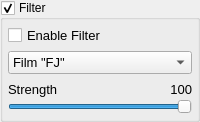
            <widget class="QGroupBox" name="groupBoxFilter">
             <property name="title">
              <string>Filter</string>
             </property>
             <property name="checkable">
              <bool>true</bool>
             </property>
             <layout class="QGridLayout" name="gridLayout_23">
              <property name="leftMargin">
               <number>5</number>
              </property>
              <property name="topMargin">
               <number>5</number>
              </property>
              <property name="rightMargin">
               <number>5</number>
              </property>
              <property name="bottomMargin">
               <number>5</number>
              </property>
              <item row="0" column="0">
               <widget class="QFrame" name="frameFilter">
                <layout class="QVBoxLayout" name="verticalLayout_8">
                 <property name="spacing">
                  <number>5</number>
                 </property>
                 <property name="leftMargin">
                  <number>0</number>
                 </property>
                 <property name="topMargin">
                  <number>0</number>
                 </property>
                 <property name="rightMargin">
                  <number>0</number>
                 </property>
                 <property name="bottomMargin">
                  <number>0</number>
                 </property>
                 <item>
                  <widget class="QCheckBox" name="checkBoxFilterEnable">
                   <property name="font">
                    <font>
                     <pointsize>10</pointsize>
                    </font>
                   </property>
                   <property name="text">
                    <string>Enable Filter</string>
                   </property>
                  </widget>
                 </item>
                 <item>
                  <widget class="QComboBox" name="comboBoxFilterName">
                   <property name="enabled">
                    <bool>true</bool>
                   </property>
                   <property name="font">
                    <font>
                     <pointsize>10</pointsize>
                    </font>
                   </property>
                   <item>
                    <property name="text">
                     <string>Film &quot;FJ&quot;</string>
                    </property>
                   </item>
                   <item>
                    <property name="text">
                     <string>Film &quot;Vis3&quot;</string>
                    </property>
                   </item>
                   <item>
                    <property name="text">
                     <string>Film &quot;P400&quot;</string>
                    </property>
                   </item>
                   <item>
                    <property name="text">
                     <string>Film &quot;E100&quot;</string>
                    </property>
                   </item>
                   <item>
                    <property name="text">
                     <string>Toy Camera</string>
                    </property>
                   </item>
                   <item>
                    <property name="text">
                     <string>Sepia Tone</string>
                    </property>
                   </item>
                  </widget>
                 </item>
                 <item>
                  <layout class="QGridLayout" name="gridLayout_22">
                   <property name="spacing">
                    <number>0</number>
                   </property>
                   <item row="0" column="0">
                    <widget class="QLabel" name="label_FilterStrengthText">
                     <property name="font">
                      <font>
                       <pointsize>10</pointsize>
                      </font>
                     </property>
                     <property name="text">
                      <string>Strength</string>
                     </property>
                    </widget>
                   </item>
                   <item row="0" column="1">
                    <spacer name="horizontalSpacer_15">
                     <property name="orientation">
                      <enum>Qt::Horizontal</enum>
                     </property>
                     <property name="sizeType">
                      <enum>QSizePolicy::Maximum</enum>
                     </property>
                     <property name="sizeHint" stdset="0">
                      <size>
                       <width>40</width>
                       <height>20</height>
                      </size>
                     </property>
                    </spacer>
                   </item>
                   <item row="0" column="2">
                    <widget class="DoubleClickLabel" name="label_FilterStrengthVal">
                     <property name="font">
                      <font>
                       <pointsize>10</pointsize>
                      </font>
                     </property>
                     <property name="contextMenuPolicy">
                      <enum>Qt::CustomContextMenu</enum>
                     </property>
                     <property name="layoutDirection">
                      <enum>Qt::RightToLeft</enum>
                     </property>
                     <property name="text">
                      <string>100</string>
                     </property>
                     <property name="alignment">
                      <set>Qt::AlignRight|Qt::AlignTrailing|Qt::AlignVCenter</set>
                     </property>
                    </widget>
                   </item>
                   <item row="1" column="0" colspan="3">
                    <widget class="NoScrollSlider" name="horizontalSliderFilterStrength">
                     <property name="sizePolicy">
                      <sizepolicy hsizetype="Fixed" vsizetype="Fixed">
                       <horstretch>0</horstretch>
                       <verstretch>0</verstretch>
                      </sizepolicy>
                     </property>
                     <property name="minimumSize">
                      <size>
                       <width>0</width>
                       <height>0</height>
                      </size>
                     </property>
                     <property name="maximumSize">
                      <size>
                       <width>200</width>
                       <height>16777215</height>
                      </size>
                     </property>
                     <property name="minimum">
                      <number>0</number>
                     </property>
                     <property name="maximum">
                      <number>100</number>
                     </property>
                     <property name="value">
                      <number>100</number>
                     </property>
                     <property name="orientation">
                      <enum>Qt::Horizontal</enum>
                     </property>
                    </widget>
                   </item>
                  </layout>
                 </item>
                </layout>
               </widget>
              </item>
             </layout>
            </widget>
